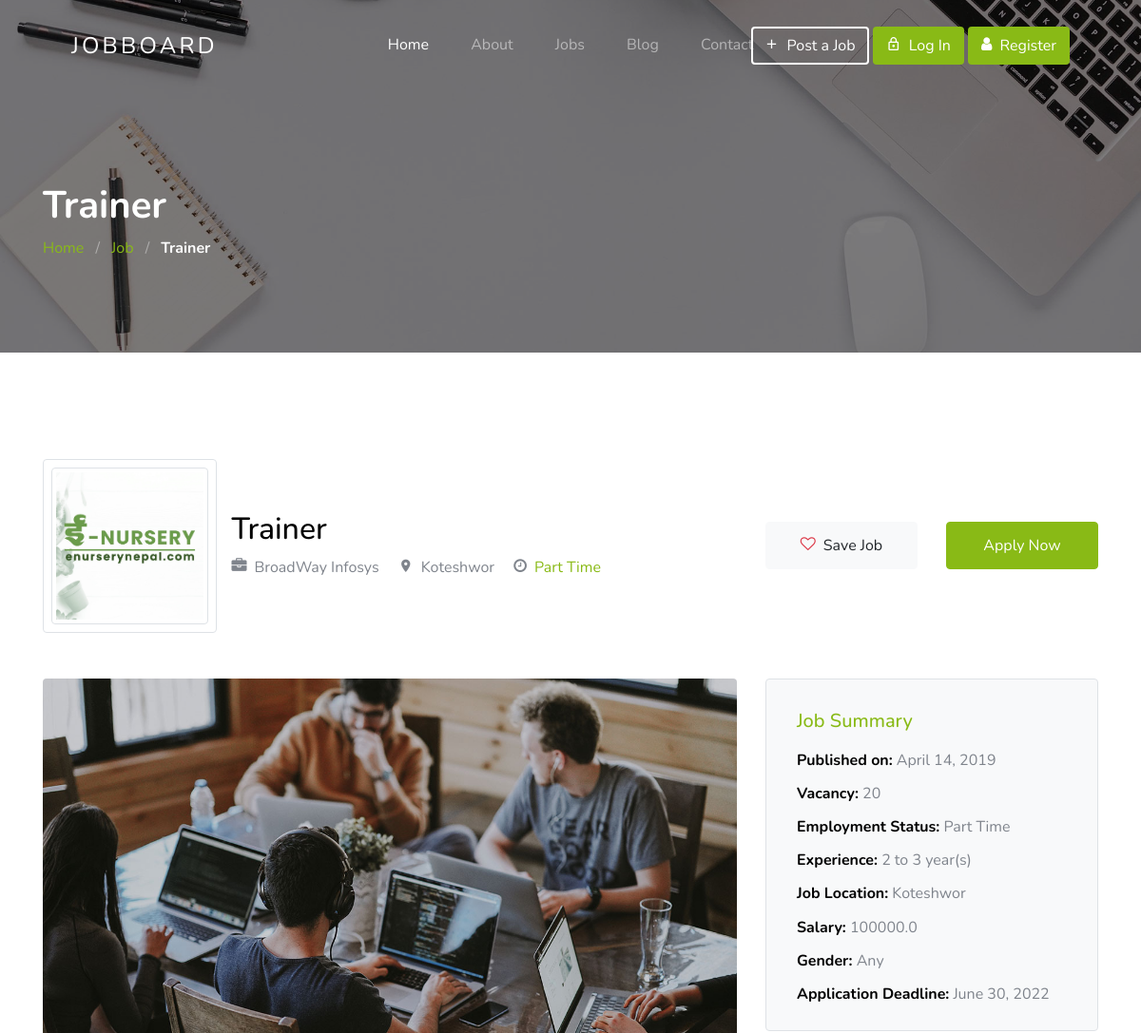
Before: /jobs/single/1 (upper part) with the older database file.
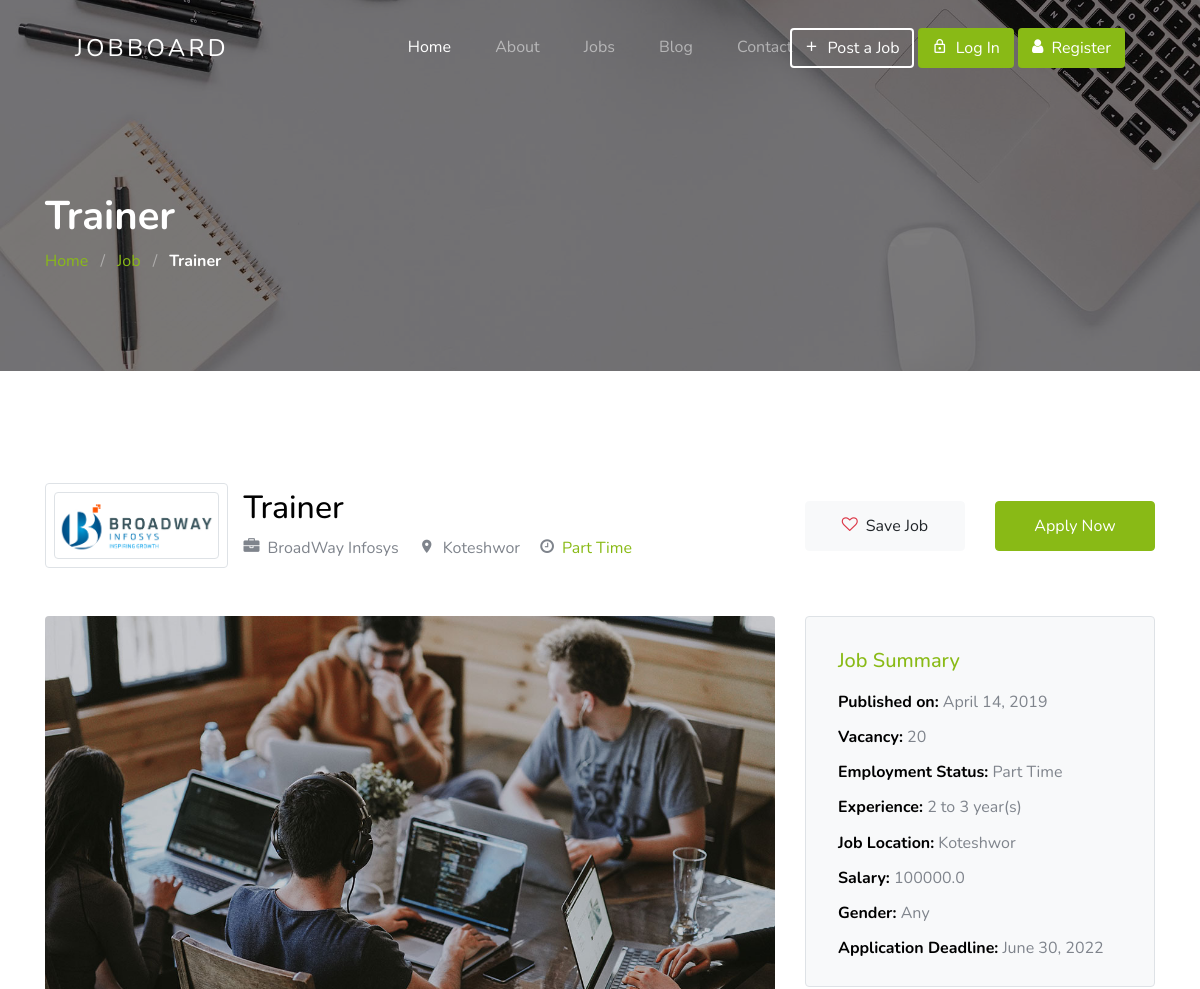
After: the same page with the newer database file.
### jobs/models.py (models this page shows, shortened)
class Job(models.Model):
    title = models.CharField(max_length=255)
    category = models.ForeignKey(Category, on_delete=models.CASCADE, default=1)
    type = models.CharField(max_length=100,
                            choices=[('Full Time', 'Full Time'),
                                     ('Part Time', 'Part Time')
                                     ], default='Full Time')
    desc = models.TextField()
    requirement = models.TextField()
    salary = models.FloatField()
    deadline = models.DateField()
    status = models.BooleanField(default=True)
    organization = models.ForeignKey(Organization, on_delete=models.CASCADE)

### organizations/models.py (models this page shows, shortened)
class Organization(models.Model):
    name = models.CharField(max_length=255)
    address = models.CharField(max_length=255)
    phone = models.CharField(max_length=20)
    email = models.CharField(max_length=50)
    type = models.CharField(max_length=100,
                            choices=[('Education', 'Education'),
                                     ('IT', 'IT'),
                                     ('Consultancy', 'Consultancy'),
                                     ('NGO/INGO', 'NGO/INGO'),
                                     ('Other', 'Other'),
                                     ])
    details = models.TextField()
    logo = models.ImageField(upload_to='organizations')
    status = models.BooleanField(default=True)

### jobs/views.py (the view)
# urls.py: path('single/<jid>', views.show_single_job, name='single_job'),
def show_single_job(request, jid):
    job = Job.objects.get(id=jid)
    return render(request, 'job-single.html', {'job': job})

### templates/job-single.html (shortened to what this page needs)
{% extends 'base.html' %}
{% load static %}
{% block content %}
<section class="section-hero overlay inner-page bg-image"
         style="background-image: url({% static 'theme/images/hero_1.jpg' %});"
         id="home-section">
    <div class="container">
        <div class="row">
            <div class="col-md-7">
                <h1 class="text-white font-weight-bold">{{ job.title }}</h1>
                <div class="custom-breadcrumbs">
                    <a href="#">Home</a> <span class="mx-2 slash">/</span>
                    <a href="#">Job</a> <span class="mx-2 slash">/</span>
                    <span class="text-white"><strong>{{ job.title }}</strong></span>
                </div>
            </div>
        </div>
    </div>
</section>
<section class="site-section">
    <div class="container">
        <div class="row align-items-center mb-5">
            <div class="col-lg-8 mb-4 mb-lg-0">
                <div class="d-flex align-items-center">
                    <div class="border p-2 d-inline-block mr-3 rounded w-25">
                        <img src="/media/{{ job.organization.logo }}" alt="Image"
                             class="img-thumbnail">
                    </div>
                    <div>
                        <h2>{{ job.title }}</h2>
                        <div>
                            <span class="ml-0 mr-2 mb-2"><span class="icon-briefcase mr-2"></span>{{ job.organization.name }}</span>
                            <span class="m-2"><span class="icon-room mr-2"></span>{{ job.organization.address }}</span>
                            <span class="m-2"><span class="icon-clock-o mr-2"></span><span class="text-primary">{{ job.type }}</span></span>
                        </div>
                    </div>
                </div>
            </div>
            <div class="col-lg-4">
                <div class="row">
                    <div class="col-6">
                        <a href="#" class="btn btn-block btn-light btn-md"><span
                                class="icon-heart-o mr-2 text-danger"></span>Save Job</a>
                    </div>
                    <div class="col-6">
                        <a href="#" class="btn btn-block btn-primary btn-md">Apply Now</a>
                    </div>
                </div>
            </div>
        </div>
        <div class="row">
            <div class="col-lg-8">
                <div class="mb-5">
                    <figure class="mb-5"><img src="{% static 'theme/images/job_single_img_1.jpg' %}" alt="Image" class="img-fluid rounded">
                    </figure>
                </div>
            </div>
            <div class="col-lg-4">
                <div class="bg-light p-3 border rounded mb-4">
                    <h3 class="text-primary  mt-3 h5 pl-3 mb-3 ">Job Summary</h3>
                    <ul class="list-unstyled pl-3 mb-0">
                        <li class="mb-2"><strong class="text-black">Published on:</strong> April 14, 2019</li>
                        <li class="mb-2"><strong class="text-black">Vacancy:</strong> 20</li>
                        <li class="mb-2"><strong class="text-black">Employment Status:</strong> {{ job.type }}</li>
                        <li class="mb-2"><strong class="text-black">Experience:</strong> 2 to 3 year(s)</li>
                        <li class="mb-2"><strong class="text-black">Job Location:</strong> {{ job.organization.address }}</li>
                        <li class="mb-2"><strong class="text-black">Salary:</strong> {{ job.salary }}</li>
                        <li class="mb-2"><strong class="text-black">Gender:</strong> Any</li>
                        <li class="mb-2"><strong class="text-black">Application Deadline:</strong> {{ job.deadline }}</li>
                    </ul>
                </div>
            </div>
        </div>
    </div>
</section>
{% endblock %}

Changed rows visible on the page:
changed through a linked row, Job "Trainer": organization.logo: a different picture
